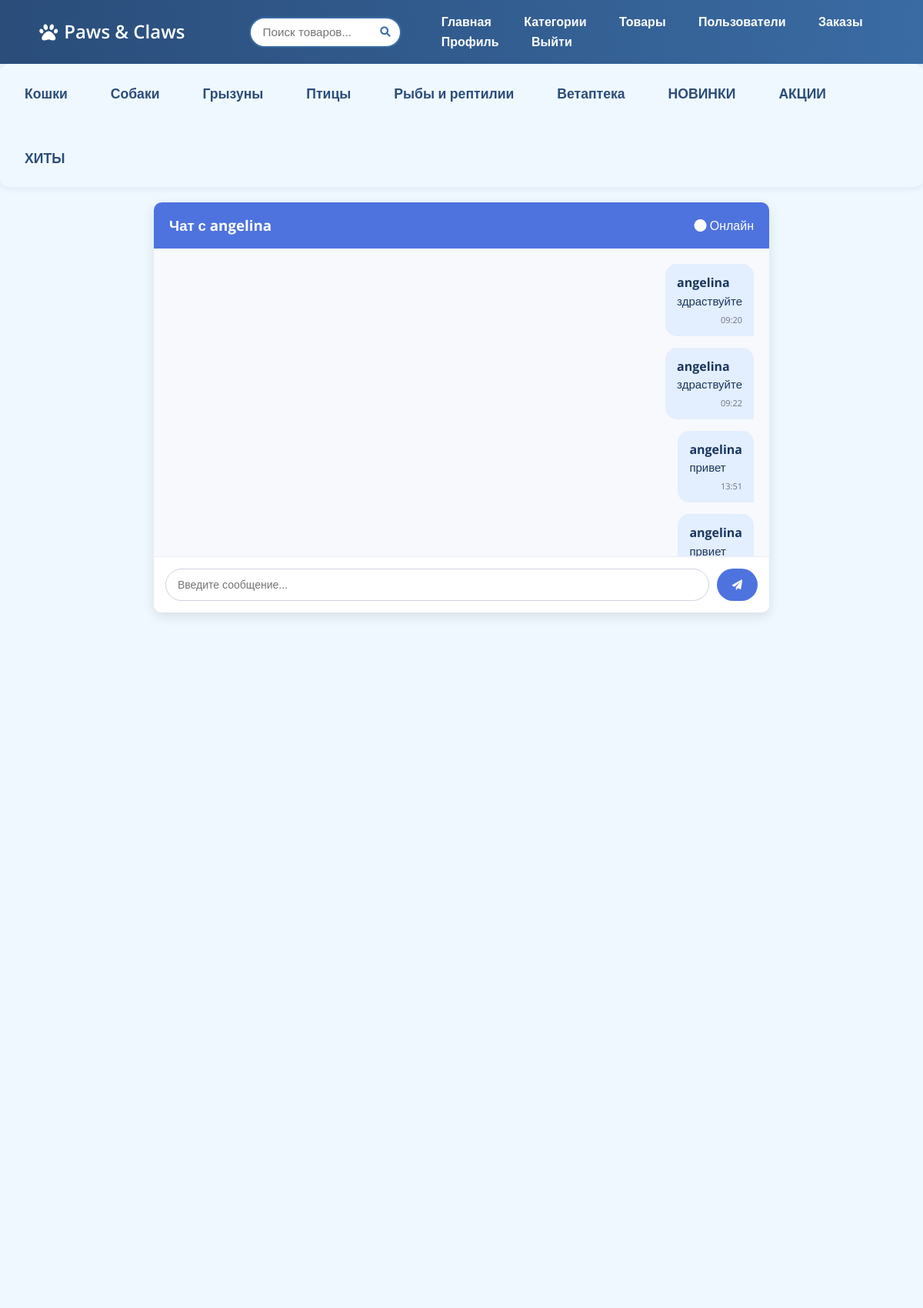
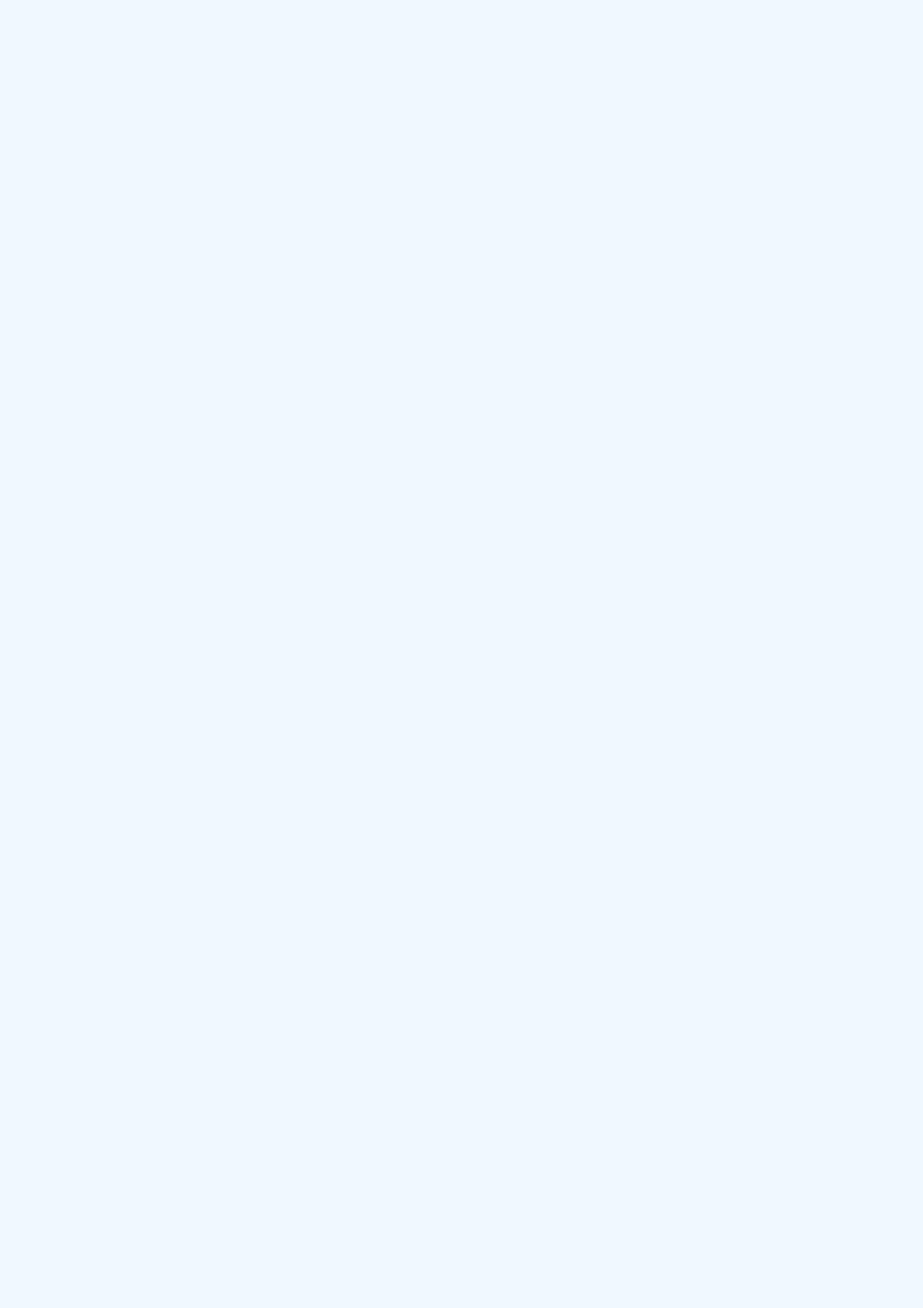
The app's page /admin/support/2 (signed in, upper part) with its own data (2 pictures, top to bottom).
### app.py (models this page shows)
class Category(db.Model):
    id = db.Column(db.Integer, primary_key=True)
    name = db.Column(db.String(50), unique=True, nullable=False)
    subcategories = db.relationship('SubCategory', backref='category', cascade='all, delete-orphan')
    products = db.relationship('Product', backref='category', lazy=True)

class User(db.Model):
    id = db.Column(db.Integer, primary_key=True)
    username = db.Column(db.String(50), unique=True, nullable=False)
    email = db.Column(db.String(100), unique=True, nullable=False)
    password = db.Column(db.String(200), nullable=False)
    is_admin = db.Column(db.Boolean, default=False)
    cart_items = db.relationship('Cart', backref='user', cascade='all, delete-orphan')
    orders = db.relationship('Order', backref='user', cascade='all, delete-orphan')

class ChatMessage(db.Model):
    id = db.Column(db.Integer, primary_key=True)
    chat_id = db.Column(db.Integer, db.ForeignKey('chat.id'), nullable=False)
    user_id = db.Column(db.Integer, db.ForeignKey('user.id'), nullable=False)
    user = db.relationship('User', backref='chat_messages')
    content = db.Column(db.Text, nullable=False)
    timestamp = db.Column(db.DateTime, server_default=db.func.now())
    is_read = db.Column(db.Boolean, default=False)

### app.py (the view, shortened to what this page needs)
@app.route('/admin/support/<int:chat_id>', methods=['GET', 'POST'])
def admin_chat_detail(chat_id):
    if not is_admin():
        abort(403)
    user = User.query.get(session['user_id'])
    chat = Chat.query.options(
        db.joinedload(Chat.user),
        db.joinedload(Chat.messages)
    ).get_or_404(chat_id)
    form = ChatForm()
    return render_template('admin/chat_detail.html',
                           chat=chat,
                           form=form)

### app.py
class ChatForm(FlaskForm):
    message = StringField('Сообщение', validators=[DataRequired()])
    submit = SubmitField('Отправить')

### app.py (called while the page is built)
def is_admin():
    if 'user_id' not in session:
        return False
    user = User.query.get(session['user_id'])
    return user and user.is_admin

@app.context_processor
def inject_user():
    user = None
    if 'user_id' in session:
        user = User.query.get(session['user_id'])
    return dict(current_user=user)

@app.context_processor
def inject_categories():
    categories = Category.query.options(
        db.joinedload(Category.subcategories)
    ).all()
    return dict(categories=categories)

@app.context_processor
def inject_cart_count():
    cart_count = 0
    if 'user_id' in session:
        cart_items = Cart.query.filter_by(user_id=session['user_id']).all()
        cart_count = sum(item.quantity for item in cart_items)  # Сумма количеств
    return dict(cart_count=cart_count)

### templates/admin/chat_detail.html (shortened to what this page needs)
{% extends 'base.html' %}
{% block content %}
<div class="chat-container">
    <div class="chat-header">
        <h3>Чат с {{ chat.user.username }}</h3>
        <div id="connection-status" class="status-connected">
            <i class="fas fa-circle"></i> Онлайн
        </div>
    </div>
    <div class="chat-messages" id="chat-messages">
        {% for message in chat.messages %}
            <div class="message {% if message.user.is_admin %}admin-message{% else %}user-message{% endif %}">
                <div class="message-header">
                    <strong>{{ message.user.username }}</strong>
                </div>
                <div class="message-content">{{ message.content }}</div>
                <div class="message-time">{{ message.timestamp.strftime('%H:%M') }}</div>
            </div>
        {% endfor %}
    </div>
   <form id="chat-form" method="POST">
        <div class="chat-form">
            {{ form.message(id="message-input", class="form-control", placeholder="Введите сообщение...") }}
            <button type="submit" id="send-button">
                <i class="fas fa-paper-plane"></i>
            </button>
        </div>
    </form>
</div>
{% endblock %}

### templates/base.html (shortened to what this page needs)
<!DOCTYPE html>
<html lang="ru">
<head>
    <link rel="stylesheet" href="{{ url_for('static', filename='css/style.css') }}">
    <link rel="stylesheet" href="https://cdnjs.cloudflare.com/ajax/libs/font-awesome/6.0.0/css/all.min.css">
</head>
<body>
    <nav class="navbar">
        <div class="container">
            <a href="{{ url_for('index') }}" class="logo">
                <i class="fas fa-paw"></i> Paws & Claws
            </a>
            <div class="search-container">
                <form action="{{ url_for('search') }}" method="GET">
                    <div class="search-box">
                        <input type="text"
                               name="q"
                               placeholder="Поиск товаров..."
                               value="{{ request.args.get('q', '') }}"
                               autocomplete="off">
                        <button type="submit">
                            <i class="fas fa-search"></i>
                        </button>
                    </div>
                </form>
            </div>
            <div class="nav-links">
                <a href="{{ url_for('index') }}">Главная</a>
                {% if current_user and current_user.is_admin %}
                <a href="{{ url_for('admin_categories') }}">Категории</a>
                <a href="{{ url_for('admin_products') }}">Товары</a>
                <a href="{{ url_for('admin_users') }}">Пользователи</a>
                <a href="{{ url_for('admin_orders') }}">Заказы</a>
            {% endif %}
                 {% if current_user %}
                    <a href="{{ url_for('profile') }}">Профиль</a>
                    <a href="{{ url_for('logout') }}">Выйти</a>
                {% else %}
                    <a href="{{ url_for('login') }}">Войти</a>
                    <a href="{{ url_for('register') }}">Регистрация</a>
                {% endif %}
            </div>
        </div>
    </nav>
    <section class="categories-list">
    {% for category in categories %}
        <li class="category-item">
            <a href="{{ url_for('index', category=category.id) }}" class="category-link has-submenu">{{ category.name }}</a>
        </li>
    {% endfor %}
    </section>
    <main class="container">
        {% block content %}{% endblock %}
    </main>
</body>
</html>

### static/css/style.css (style rules this page uses)
:root { --primary-dark: #2A4D7A; --primary-medium: #3A6BA3; --primary-light: #8EB3D6; --accent-blue: #C5E0F9; --background: #F0F8FF; --text-dark: #1A365D; --text-light: #FFFFFF; }
* { margin: 0; padding: 0; box-sizing: border-box; }
body { font-family: 'Open Sans', sans-serif; background-color: var(--background); color: var(--text-dark); line-height: 1.6; min-height: 100vh; display: flex; flex-direction: column; }
.navbar { background: linear-gradient(to right, var(--primary-dark), var(--primary-medium)); padding: 1rem 2rem; box-shadow: 0 2px 15px rgba(0,0,0,0.1); }
.navbar a { color: var(--text-light) !important; text-decoration: none; margin: 0 1.2rem; transition: all 0.3s ease; font-weight: 600; }
.logo { font-size: 1.5rem; display: flex; align-items: center; gap: 0.5rem; }
.logo .fa-paw { animation: float 3s ease-in-out infinite; }
.categories-list { display: flex; gap: 1.5rem; flex-wrap: wrap; align-items: center; margin: 0; padding: 0.5rem 1rem; background: var(--background); border-radius: 12px; box-shadow: 0 2px 8px rgba(42,77,122,0.1); list-style: none; }
.category-link { color: var(--primary-dark); text-decoration: none; font-size: 1.1rem; font-weight: 600; padding: 0.5rem 1rem; display: flex; align-items: center; gap: 0.5rem; border-radius: 8px; transition: all 0.3s ease; }
.category-link::after { content: ''; position: absolute; bottom: 0; left: 12px; width: calc(100% - 12px); height: 2px; background: #3A6BA3; transform: scaleX(0); transition: transform 0.3s ease; }
.category-item { position: relative; padding: 0.5rem 0; transition: all 0.3s ease; }
.category-link.has-submenu::after { content: "\f078"; font-family: "Font Awesome 5 Free"; font-weight: 900; font-size: 0.8rem; transition: transform 0.3s ease; }
.form-control { border: 2px solid var(--primary-light); border-radius: 8px; padding: 0.8rem; transition: all 0.3s ease; }
.navbar .container { display: flex; align-items: center; gap: 2rem; }
.logo { flex-shrink: 0; }
.search-container { flex-grow: 1; max-width: 500px; margin-left: 2rem; position: relative; }
.search-box { position: relative; display: flex; align-items: center; }
.search-box input { width: 100%; padding: 0.6rem 1rem; padding-right: 2.5rem; border: 2px solid var(--primary-medium); border-radius: 25px; font-size: 0.95rem; }
.search-box button { position: absolute; right: 10px; background: none; border: none; color: var(--primary-medium); cursor: pointer; padding: 5px; }
a { text-decoration: none !important; color: var(--primary-medium); transition: all 0.3s; }
.chat-container { max-width: 800px; margin: 20px auto; background: white; border-radius: 10px; box-shadow: 0 5px 15px rgba(0, 0, 0, 0.1); overflow: hidden; }
.chat-header { background: #4e73df; color: white; padding: 15px 20px; display: flex; justify-content: space-between; align-items: center; }
.chat-messages { height: 400px; overflow-y: auto; padding: 20px; background: #f8f9fc; }
.message { margin-bottom: 15px; max-width: 80%; clear: both; }
.user-message { background: #e3eeff; border-radius: 15px 15px 0 15px; padding: 12px 15px; float: right; }
.message-content { font-size: 15px; line-height: 1.4; }
.message-time { font-size: 11px; color: #6e707e; margin-top: 5px; text-align: right; }
.chat-form { display: flex; padding: 15px; background: white; border-top: 1px solid #eaecf4; }
.chat-form input { flex: 1; padding: 12px 15px; border: 1px solid #d1d3e2; border-radius: 30px; margin-right: 10px; font-size: 14px; }
.chat-form button { padding: 10px 20px; background: #4e73df; color: white; border: none; border-radius: 30px; cursor: pointer; transition: background 0.3s; }

### records on screen
Category: name "Кошки"
Category: name "Собаки"
Category: name "Грызуны"
Category: name "Птицы"
Category: name "Рыбы и рептилии"
Category: name "Ветаптека"
Category: name "НОВИНКИ"
Category: name "АКЦИИ"
Category: name "ХИТЫ"
User: user.username "angelina"
ChatMessage: user.username "angelina", content "здраствуйте", timestamp "09:20"
ChatMessage: user.username "angelina", content "здраствуйте", timestamp "09:22"
ChatMessage: user.username "angelina", content "привет", timestamp "13:51"
ChatMessage: user.username "angelina", content "првиет"
